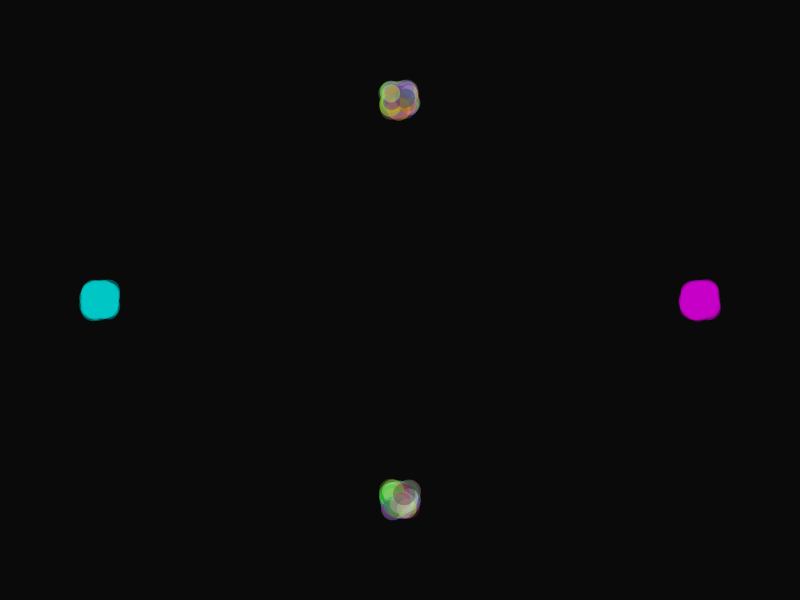
Frame 1 (no input)
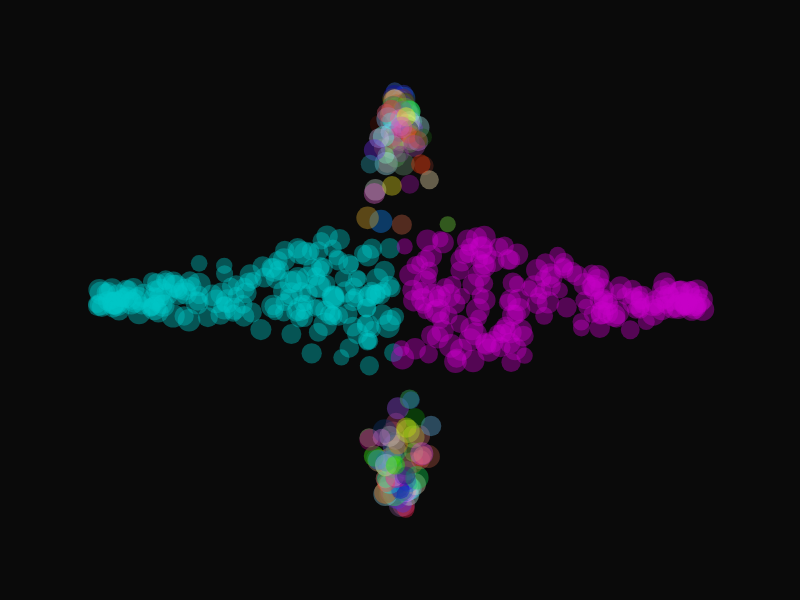
Frame 60 (no input)
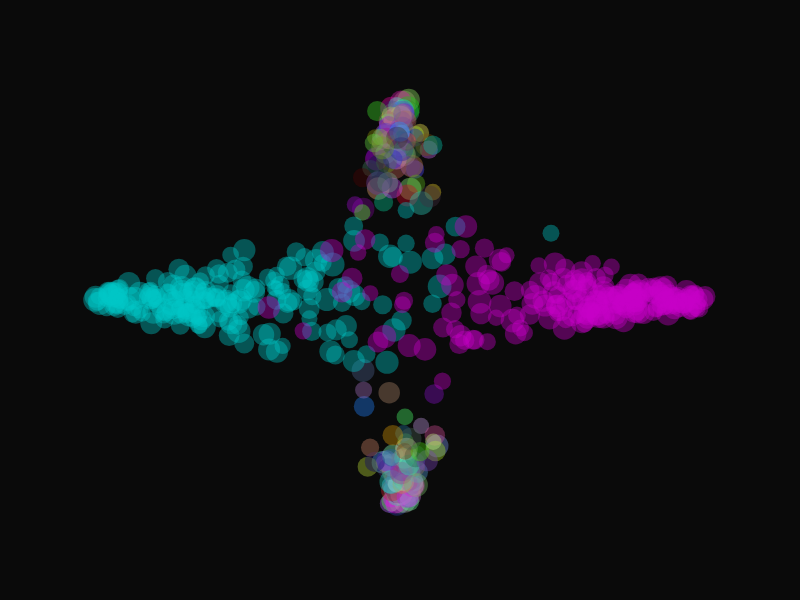
Frame 120 (the mouse pressed at the canvas centre since frame 60)

The p5.js sketch that drew these frames (run headless with seeded random() and noise() and a simulated clock; from frame 60 on, the mouse is pressed at the canvas centre):

// p5.js sketch
// ── sketch.js
function ParticleV(xyV, velV, size, colour, age){
  this.xyV      = xyV;
  this.velV     = velV;
  this.size     = size;
  this.colour   = colour;
  this.age      = age;

  this.drawParticle = function(){
    fill(this.colour);
    ellipse(this.xyV.x, this.xyV.y, this.size);
  }

  this.moveParticle = function(){
    this.xyV.add(this.velV);
  }

  this.ageParticle = function(){
    this.age ++;
  }
}

function Particle(x, y, xSpeed, ySpeed, size, colour, age){
  this.x        = x;
  this.y        = y;
  this.xSpeed   = xSpeed;
  this.ySpeed   = ySpeed;
  this.size     = size;
  this.colour   = colour;
  this.age      = age;

  this.drawParticle = function(){
    fill(this.colour);
    ellipse(this.x, this.y, this.size);
  }

  this.moveParticle = function(){
    this.x += this.xSpeed;
    this.y += this.ySpeed;
  }

  this.ageParticle = function(){
    this.age ++;
  }
}

function EmitterV(emitxyV, partVelV, partSize, partColour){
  this.xyV      = emitxyV;
  this.velV     = partVelV;
  this.size     = partSize;
  this.colour   = partColour;

  this.number   = 0;
  this.lifetime = 0;

  this.particles = [];


  this.initializeEmitter = function(particlesNumber, particlesLifetime){
    this.number = particlesNumber;
    this.lifetime = particlesLifetime;
    
    // load emitter with initial particles
    for(let i = 0; i < this.number; i++){
      this.particles.push(this.addParticle());
    }
  }

  this.addParticle = function(){

    let p = new ParticleV(
      createVector(
        random(this.xyV.x-10,this.xyV.x+10),
        random(this.xyV.y-10,this.xyV.y+10)),
      createVector(
        random(this.velV.x-1,this.velV.x+1),
        random(this.velV.y-1,this.velV.y+1)),
      random(this.size -4, this.size +4),
      this.colour,
      random(this.lifetime/2, this.lifetime)
    )
    return p;
  }

  this.emitParticles = function(){

    //iterate thru particles and update each one
    for(let i = this.particles.length -1; i >=0; i--){
      this.particles[i].drawParticle();
      this.particles[i].moveParticle();
      this.particles[i].ageParticle();
      this.replaceExpiredParticle(i);
    }
  }

  this.replaceExpiredParticle = function(i){

    //if particle has aged past lifetime, delete it
    if(this.particles[i].age > this.lifetime){
      this.particles.splice(i, 1);

      //spawn a new particle in its place
      this.particles.push(this.addParticle());
    }
  }
}

function Emitter(emitterXpos, emitterYpos, partXspeed, partYspeed, partSize, partColour){
  this.x        = emitterXpos;
  this.y        = emitterYpos;
  this.xSpeed   = partXspeed;
  this.ySpeed   = partYspeed;
  this.size     = partSize;
  this.colour   = partColour;

  this.number   = 0;
  this.lifetime = 0;

  this.particles = [];


  this.initializeEmitter = function(particlesNumber, particlesLifetime){
    this.number = particlesNumber;
    this.lifetime = particlesLifetime;
    
    // load emitter with initial particles
    for(let i = 0; i < this.number; i++){
      this.particles.push(this.addParticle());
    }
  }

  this.addParticle = function(){

    let p = new Particle(
      random(this.x - 10, this.x + 10),
      random(this.y - 10, this.y + 10),
      random(this.xSpeed -1, this.xSpeed +1),
      random(this.ySpeed -1, this.ySpeed +1),
      random(this.size -4, this.size +4),
      color(random(0,255),random(0,255),random(0,255),100),
      random(this.lifetime/2,this.lifetime)
    )
    return p;
  }

  this.emitParticles = function(){

    //iterate thru particles and update each one
    for(let i = this.particles.length -1; i >=0; i--){
      this.particles[i].drawParticle();
      this.particles[i].moveParticle();
      this.particles[i].ageParticle();
      this.replaceExpiredParticle(i);
    }
  }

  this.replaceExpiredParticle = function(i){

    //if particle has aged past lifetime, delete it
    if(this.particles[i].age > this.lifetime){
      this.particles.splice(i, 1);

      //spawn a new particle in its place
      this.particles.push(this.addParticle());
    }
  }
}



let emitup;
let emitdown;
let emitleft;
let emitright;

function setup() {

  createCanvas(800, 600);
  noStroke();

  emitup = new Emitter(
    width/2, 
    height-100, 
    0, 
    -2, 
    20, 
    color(200, 0, 200,100)
    );

  emitdown = new Emitter(
    width/2, 
    100, 
    0, 
    2, 
    20, 
    color(0, 200, 200,100)
    );

  emitleft = new EmitterV(
    createVector(100, height/2),
    createVector(4, 0),
    20, 
    color(0, 200, 200, 100)
    );

  emitright = new EmitterV(
    createVector(width - 100, height/2),
    createVector(-4, 0),
    20, 
    color(200, 0, 200, 100)
    );

  emitup.initializeEmitter(100,100);
  emitdown.initializeEmitter(100,100);
  emitleft.initializeEmitter(200,200);
  emitright.initializeEmitter(200,200);
}

function draw() {

  background(10);
  emitup.emitParticles();
  emitdown.emitParticles();
  emitleft.emitParticles();
  emitright.emitParticles();

}
